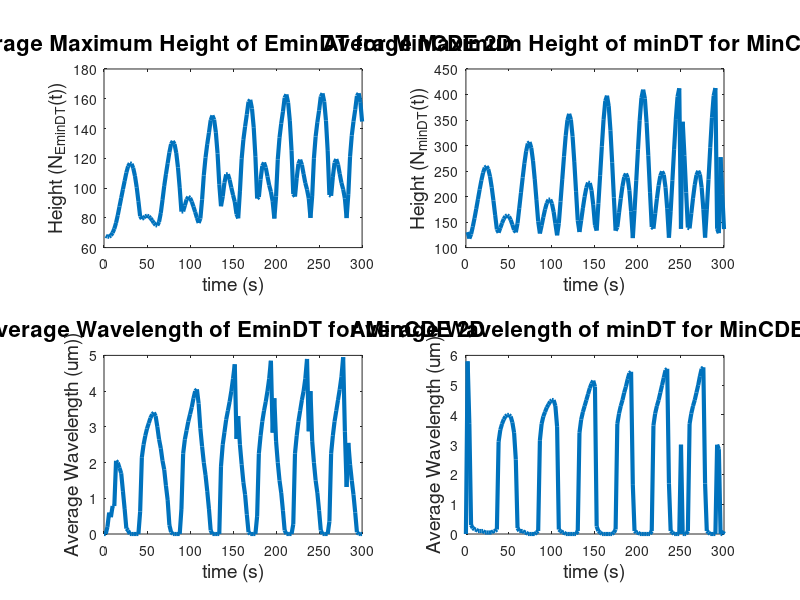

Recreate this plot in MATLAB.
clear
clc
%% MinCDE2D_height_wavelength
%   Generates 2 plots:
%   1. Max height v. time
%   2. Average wavelength v. time

%% Import
load('EminDT.mat');
load('minDt.mat');
load('time.mat');
load('distance.mat');

%% Process data
maxheightE = zeros(length(time),1);
maxheightD = zeros(length(time),1);

avglengthE = zeros(length(time),1);
avglengthD = zeros(length(time),1);

for i = 1:length(time)
    pksE = findpeaks(EminDT(i,:));
    maxheightE(i,1) = mean(pksE);
%    localminE = findpeaks(-EminDT(i,:));
    if length(pksE) == 1 %&& length(localminE) == 0
        avglengthE(i,1) = 0;
%     elseif length(pksE) == 1
%         [lowpksE lowpksEloc] = findpeaks(EminDT(i,:));
%         avgE = 0;
%         for j = 1:length(lowpksEloc)-1
%             avgE = avgE + (distance(lowpksEloc(1,j+1),1)-distance(lowpksEloc(1,j)));
%         end
%         avglengthE(i,1) = avgE/(length(lowpksEloc)-1);
    else
        [lowpksE lowpksEloc] = findpeaks(EminDT(i,:));
        avgE = 0;
        for j = 1:length(lowpksEloc)-1
            avgE = avgE + (distance(lowpksEloc(1,j+1),1)-distance(lowpksEloc(1,j),1));
        end
        avglengthE(i,1) = avgE/(length(lowpksEloc)-1);
    end
    
    pksD = findpeaks(minDt(i,:));
    maxheightD(i,1) = mean(pksD);
    if length(pksD) == 1
        avglengthD(i,1) = 0;
    else
        [lowpksD lowpksDloc] = findpeaks(minDt(i,:));
        avgD = 0;
        for j = 1:length(lowpksDloc)-1
            avgD = avgD + (distance(lowpksDloc(1,j+1),1)-distance(lowpksDloc(1,j),1));
        end
        avglengthD(i,1) = avgD/(length(lowpksDloc)-1);
    end
end

%% Max height v. time plots
figure(3)
subplot(2,2,1)
plot(time,maxheightE,'LineWidth',3);
xlabel('time (s)', 'fontsize',14);
ylabel('Height (N_{EminDT}(t))','fontsize',14);
title('Average Maximum Height of EminDT for MinCDE 2D','fontsize',16);

subplot(2,2,2)
set(gca,'fontsize',18, 'fontweight','bold');
plot(time,maxheightD,'LineWidth',3);
xlabel('time (s)','fontsize',14);
ylabel('Height (N_{minDT}(t))','fontsize',14);
title('Average Maximum Height of minDT for MinCDE 2D','fontsize',16);

%% Average wavelength v. time
subplot(2,2,3)
plot(time,avglengthE,'LineWidth',3);
xlabel('time (s)', 'fontsize',14);
ylabel('Average Wavelength (um))','fontsize',14);
title('Average Wavelength of EminDT for MinCDE 2D','fontsize',16);

subplot(2,2,4)
set(gca,'fontsize',18, 'fontweight','bold');
plot(time,avglengthD,'LineWidth',3);
xlabel('time (s)','fontsize',14);
ylabel('Average Wavelength (um)','fontsize',14);
title('Average Wavelength of minDT for MinCDE 2D','fontsize',16);